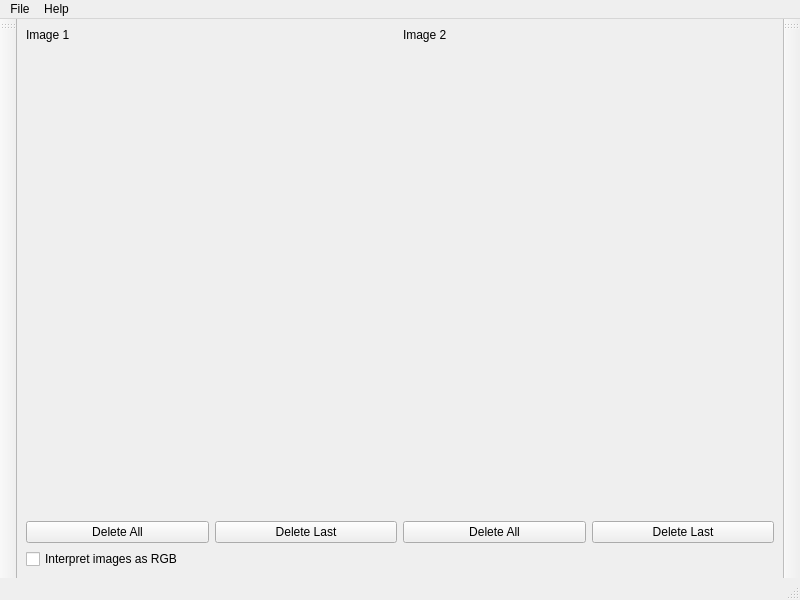
<?xml version="1.0" encoding="UTF-8"?>
<ui version="4.0">
 <class>Form</class>
 <widget class="QMainWindow" name="Form">
  <property name="geometry">
   <rect>
    <x>0</x>
    <y>0</y>
    <width>800</width>
    <height>600</height>
   </rect>
  </property>
  <property name="windowTitle">
   <string>MainWindow</string>
  </property>
  <widget class="QWidget" name="centralwidget">
   <layout class="QGridLayout" name="gridLayout">
    <item row="2" column="0">
     <widget class="QCheckBox" name="chkRGB">
      <property name="text">
       <string>Interpret images as RGB</string>
      </property>
     </widget>
    </item>
    <item row="0" column="0">
     <layout class="QVBoxLayout" name="verticalLayout_2" stretch="0,20">
      <item>
       <layout class="QHBoxLayout" name="horizontalLayout">
        <item>
         <widget class="QLabel" name="label_2">
          <property name="text">
           <string>Image 1</string>
          </property>
         </widget>
        </item>
        <item>
         <widget class="QLabel" name="label">
          <property name="text">
           <string>Image 2</string>
          </property>
         </widget>
        </item>
       </layout>
      </item>
      <item>
       <layout class="QVBoxLayout" name="verticalLayout">
        <item>
         <layout class="QHBoxLayout" name="horizontalLayout_2">
          <item>
           <widget class="QVTKWidget" name="qvtkWidgetLeft"/>
          </item>
          <item>
           <widget class="QVTKWidget" name="qvtkWidgetRight"/>
          </item>
         </layout>
        </item>
       </layout>
      </item>
     </layout>
    </item>
    <item row="1" column="0">
     <layout class="QHBoxLayout" name="horizontalLayout_3">
      <item>
       <layout class="QHBoxLayout" name="horizontalLayout_5">
        <item>
         <widget class="QPushButton" name="btnDeleteAllImage1">
          <property name="text">
           <string>Delete All</string>
          </property>
         </widget>
        </item>
        <item>
         <widget class="QPushButton" name="btnDeleteLastImage1">
          <property name="text">
           <string>Delete Last</string>
          </property>
         </widget>
        </item>
       </layout>
      </item>
      <item>
       <layout class="QHBoxLayout" name="horizontalLayout_4">
        <item>
         <widget class="QPushButton" name="btnDeleteAllImage2">
          <property name="text">
           <string>Delete All</string>
          </property>
         </widget>
        </item>
        <item>
         <widget class="QPushButton" name="btnDeleteLastImage2">
          <property name="text">
           <string>Delete Last</string>
          </property>
         </widget>
        </item>
       </layout>
      </item>
     </layout>
    </item>
   </layout>
  </widget>
  <widget class="QMenuBar" name="menubar">
   <property name="geometry">
    <rect>
     <x>0</x>
     <y>0</y>
     <width>800</width>
     <height>25</height>
    </rect>
   </property>
   <widget class="QMenu" name="menuFile">
    <property name="title">
     <string>File</string>
    </property>
    <addaction name="actionOpenImage1"/>
    <addaction name="actionOpenImage2"/>
    <addaction name="actionSaveImage1Points"/>
    <addaction name="actionSaveImage2Points"/>
    <addaction name="actionExit"/>
   </widget>
   <widget class="QMenu" name="menuHelp">
    <property name="title">
     <string>Help</string>
    </property>
    <addaction name="actionHelp"/>
   </widget>
   <addaction name="menuFile"/>
   <addaction name="menuHelp"/>
  </widget>
  <widget class="QStatusBar" name="statusbar"/>
  <widget class="QToolBar" name="toolBar_Left">
   <property name="windowTitle">
    <string>toolBar</string>
   </property>
   <property name="allowedAreas">
    <set>Qt::LeftToolBarArea</set>
   </property>
   <property name="floatable">
    <bool>false</bool>
   </property>
   <attribute name="toolBarArea">
    <enum>LeftToolBarArea</enum>
   </attribute>
   <attribute name="toolBarBreak">
    <bool>false</bool>
   </attribute>
  </widget>
  <widget class="QToolBar" name="toolBar_Right">
   <property name="windowTitle">
    <string>toolBar_2</string>
   </property>
   <property name="allowedAreas">
    <set>Qt::RightToolBarArea</set>
   </property>
   <property name="floatable">
    <bool>false</bool>
   </property>
   <attribute name="toolBarArea">
    <enum>RightToolBarArea</enum>
   </attribute>
   <attribute name="toolBarBreak">
    <bool>false</bool>
   </attribute>
  </widget>
  <action name="actionOpenImage1">
   <property name="text">
    <string>Open Image 1</string>
   </property>
  </action>
  <action name="actionSaveImage1Points">
   <property name="text">
    <string>Save Image 1 Points</string>
   </property>
  </action>
  <action name="actionOpenImage2">
   <property name="text">
    <string>Open Image 2</string>
   </property>
  </action>
  <action name="actionHelp">
   <property name="text">
    <string>Help</string>
   </property>
  </action>
  <action name="actionExit">
   <property name="text">
    <string>Exit</string>
   </property>
  </action>
  <action name="actionSaveImage2Points">
   <property name="text">
    <string>Save Image 2 Points</string>
   </property>
  </action>
 </widget>
 <customwidgets>
  <customwidget>
   <class>QVTKWidget</class>
   <extends>QWidget</extends>
   <header>QVTKWidget.h</header>
  </customwidget>
 </customwidgets>
 <resources/>
 <connections/>
</ui>
